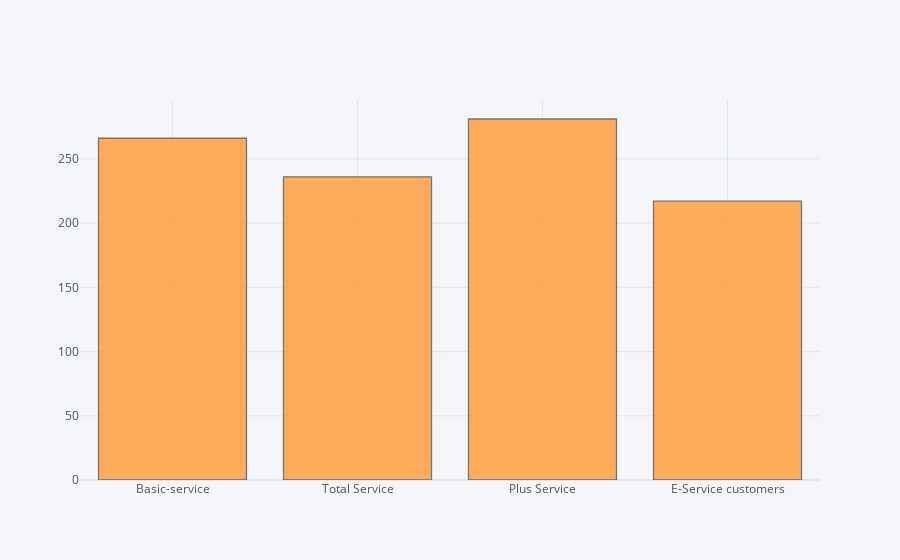

Notebook source saved alongside this figure:
### Code cell
kl.iplot(kind='hist')

### Figure 1 — Plotly figure (JSON) as saved in the notebook; plotly's stock layout.template omitted (floating-point values rounded to 4 significant figures; data arrays with more than 128 entries replaced by an {"elided": "..."} marker saying what was removed)
{"data": [{"histfunc": "count", "histnorm": "", "marker": {"color": "rgba(255, 153, 51, 1.0)", "line": {"color": "#4D5663", "width": 1.3}}, "name": "custcat", "opacity": 0.8, "orientation": "v", "type": "histogram", "x": {"elided": "1000 str values"}}], "layout": {"barmode": "overlay", "legend": {"bgcolor": "#F5F6F9", "font": {"color": "#4D5663"}}, "paper_bgcolor": "#F5F6F9", "plot_bgcolor": "#F5F6F9", "title": {"font": {"color": "#4D5663"}}, "xaxis": {"gridcolor": "#E1E5ED", "showgrid": true, "tickfont": {"color": "#4D5663"}, "title": {"font": {"color": "#4D5663"}, "text": ""}, "zerolinecolor": "#E1E5ED"}, "yaxis": {"gridcolor": "#E1E5ED", "showgrid": true, "tickfont": {"color": "#4D5663"}, "title": {"font": {"color": "#4D5663"}, "text": ""}, "zerolinecolor": "#E1E5ED"}}}
